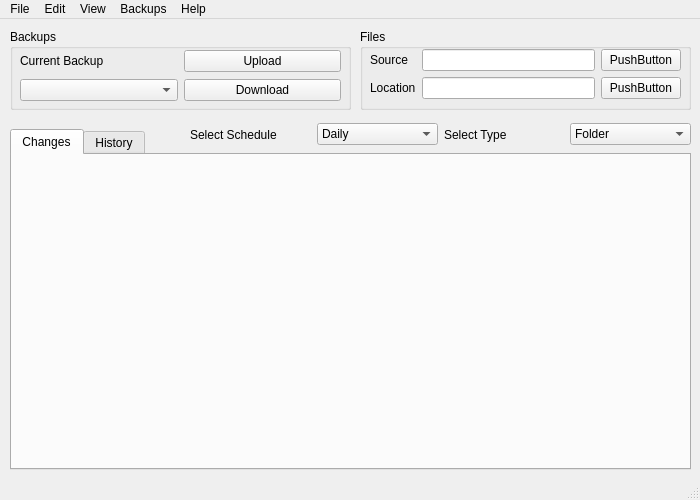
<?xml version="1.0" encoding="UTF-8"?>
<ui version="4.0">
 <class>main</class>
 <widget class="QMainWindow" name="main">
  <property name="geometry">
   <rect>
    <x>0</x>
    <y>0</y>
    <width>700</width>
    <height>500</height>
   </rect>
  </property>
  <property name="minimumSize">
   <size>
    <width>700</width>
    <height>500</height>
   </size>
  </property>
  <property name="maximumSize">
   <size>
    <width>700</width>
    <height>500</height>
   </size>
  </property>
  <property name="windowTitle">
   <string>MainWindow</string>
  </property>
  <property name="tabShape">
   <enum>QTabWidget::Rounded</enum>
  </property>
  <widget class="QWidget" name="centralwidget">
   <widget class="QGroupBox" name="groupBox">
    <property name="geometry">
     <rect>
      <x>360</x>
      <y>10</y>
      <width>331</width>
      <height>81</height>
     </rect>
    </property>
    <property name="title">
     <string>Files</string>
    </property>
    <widget class="QWidget" name="gridLayoutWidget">
     <property name="geometry">
      <rect>
       <x>10</x>
       <y>20</y>
       <width>311</width>
       <height>51</height>
      </rect>
     </property>
     <layout class="QGridLayout" name="gridLayout">
      <item row="0" column="0">
       <widget class="QLabel" name="label">
        <property name="text">
         <string>Source</string>
        </property>
       </widget>
      </item>
      <item row="0" column="1">
       <widget class="QLineEdit" name="lineEdit"/>
      </item>
      <item row="1" column="0">
       <widget class="QLabel" name="label_3">
        <property name="text">
         <string>Location</string>
        </property>
       </widget>
      </item>
      <item row="1" column="1">
       <widget class="QLineEdit" name="lineEdit_2"/>
      </item>
      <item row="0" column="2">
       <widget class="QPushButton" name="pushButton">
        <property name="text">
         <string>PushButton</string>
        </property>
       </widget>
      </item>
      <item row="1" column="2">
       <widget class="QPushButton" name="pushButton_2">
        <property name="text">
         <string>PushButton</string>
        </property>
       </widget>
      </item>
     </layout>
    </widget>
    <widget class="QLineEdit" name="lineEdit_3">
     <property name="geometry">
      <rect>
       <x>310</x>
       <y>110</y>
       <width>172</width>
       <height>20</height>
      </rect>
     </property>
    </widget>
   </widget>
   <widget class="QTabWidget" name="tabWidget">
    <property name="geometry">
     <rect>
      <x>10</x>
      <y>110</y>
      <width>681</width>
      <height>341</height>
     </rect>
    </property>
    <property name="currentIndex">
     <number>0</number>
    </property>
    <widget class="QWidget" name="tab">
     <attribute name="title">
      <string>Changes</string>
     </attribute>
    </widget>
    <widget class="QWidget" name="tab_2">
     <attribute name="title">
      <string>History</string>
     </attribute>
    </widget>
   </widget>
   <widget class="QGroupBox" name="groupBox_3">
    <property name="geometry">
     <rect>
      <x>10</x>
      <y>10</y>
      <width>341</width>
      <height>81</height>
     </rect>
    </property>
    <property name="title">
     <string>Backups</string>
    </property>
    <widget class="QWidget" name="gridLayoutWidget_3">
     <property name="geometry">
      <rect>
       <x>10</x>
       <y>20</y>
       <width>321</width>
       <height>54</height>
      </rect>
     </property>
     <layout class="QGridLayout" name="gridLayout_3">
      <item row="0" column="1">
       <widget class="QPushButton" name="pushButton_4">
        <property name="text">
         <string>Upload</string>
        </property>
       </widget>
      </item>
      <item row="1" column="1">
       <widget class="QPushButton" name="pushButton_3">
        <property name="text">
         <string>Download</string>
        </property>
       </widget>
      </item>
      <item row="1" column="0">
       <widget class="QComboBox" name="comboBox_3"/>
      </item>
      <item row="0" column="0">
       <widget class="QLabel" name="label_2">
        <property name="text">
         <string>Current Backup</string>
        </property>
       </widget>
      </item>
     </layout>
    </widget>
   </widget>
   <widget class="QWidget" name="horizontalLayoutWidget">
    <property name="geometry">
     <rect>
      <x>190</x>
      <y>100</y>
      <width>501</width>
      <height>31</height>
     </rect>
    </property>
    <layout class="QHBoxLayout" name="horizontalLayout">
     <item>
      <widget class="QLabel" name="label_4">
       <property name="text">
        <string>Select Schedule</string>
       </property>
      </widget>
     </item>
     <item>
      <widget class="QComboBox" name="comboBox">
       <item>
        <property name="text">
         <string>Daily</string>
        </property>
       </item>
       <item>
        <property name="text">
         <string>Weekly</string>
        </property>
       </item>
       <item>
        <property name="text">
         <string>Monthly</string>
        </property>
       </item>
       <item>
        <property name="text">
         <string>Every Save</string>
        </property>
       </item>
      </widget>
     </item>
     <item>
      <widget class="QLabel" name="label_5">
       <property name="text">
        <string>Select Type</string>
       </property>
      </widget>
     </item>
     <item>
      <widget class="QComboBox" name="comboBox_2">
       <item>
        <property name="text">
         <string>Folder</string>
        </property>
       </item>
       <item>
        <property name="text">
         <string>Changed Files</string>
        </property>
       </item>
      </widget>
     </item>
    </layout>
   </widget>
  </widget>
  <widget class="QMenuBar" name="menubar">
   <property name="geometry">
    <rect>
     <x>0</x>
     <y>0</y>
     <width>700</width>
     <height>21</height>
    </rect>
   </property>
   <widget class="QMenu" name="menuFile">
    <property name="title">
     <string>File</string>
    </property>
    <addaction name="actionNew"/>
    <addaction name="actionExisting"/>
    <addaction name="actionClone"/>
    <addaction name="actionOptions"/>
    <addaction name="actionExit"/>
   </widget>
   <widget class="QMenu" name="menuSettings">
    <property name="title">
     <string>Edit</string>
    </property>
    <addaction name="actionUndo"/>
    <addaction name="actionRedo"/>
    <addaction name="actionCut"/>
    <addaction name="actionCop"/>
    <addaction name="actionPaste"/>
    <addaction name="actionSelect_All"/>
    <addaction name="actionFind"/>
   </widget>
   <widget class="QMenu" name="menuView">
    <property name="title">
     <string>View</string>
    </property>
    <addaction name="actionChanges"/>
    <addaction name="actionHistory"/>
    <addaction name="actionBackup_List"/>
    <addaction name="actionDeveloper_Tools"/>
   </widget>
   <widget class="QMenu" name="menuBackups">
    <property name="title">
     <string>Backups</string>
    </property>
    <addaction name="actionPush"/>
    <addaction name="actionPull"/>
    <addaction name="actionFetch"/>
    <addaction name="actionRemove"/>
    <addaction name="actionView_on_Browser"/>
    <addaction name="actionShow_in_Explorer"/>
    <addaction name="actionSettings"/>
   </widget>
   <widget class="QMenu" name="menuHistory">
    <property name="title">
     <string>Help</string>
    </property>
    <addaction name="actionReport_Issue"/>
    <addaction name="actionContact_Support"/>
    <addaction name="actionShow_Keyboard_Shortcuts"/>
    <addaction name="actionShow_Logs"/>
    <addaction name="actionAbout"/>
   </widget>
   <addaction name="menuFile"/>
   <addaction name="menuSettings"/>
   <addaction name="menuView"/>
   <addaction name="menuBackups"/>
   <addaction name="menuHistory"/>
  </widget>
  <widget class="QStatusBar" name="statusbar"/>
  <action name="actionNew">
   <property name="text">
    <string>New</string>
   </property>
  </action>
  <action name="actionExisting">
   <property name="text">
    <string>Existing</string>
   </property>
  </action>
  <action name="actionClone">
   <property name="text">
    <string>Clone</string>
   </property>
  </action>
  <action name="actionOptions">
   <property name="text">
    <string>Options</string>
   </property>
  </action>
  <action name="actionExit">
   <property name="text">
    <string>Exit</string>
   </property>
  </action>
  <action name="actionUndo">
   <property name="text">
    <string>Undo</string>
   </property>
  </action>
  <action name="actionRedo">
   <property name="text">
    <string>Redo</string>
   </property>
  </action>
  <action name="actionCut">
   <property name="text">
    <string>Cut</string>
   </property>
  </action>
  <action name="actionCop">
   <property name="text">
    <string>Copy</string>
   </property>
  </action>
  <action name="actionPaste">
   <property name="text">
    <string>Paste</string>
   </property>
  </action>
  <action name="actionSelect_All">
   <property name="text">
    <string>Select All</string>
   </property>
  </action>
  <action name="actionFind">
   <property name="text">
    <string>Find</string>
   </property>
  </action>
  <action name="actionChanges">
   <property name="text">
    <string>Changes</string>
   </property>
  </action>
  <action name="actionHistory">
   <property name="text">
    <string>History</string>
   </property>
  </action>
  <action name="actionBackup_List">
   <property name="text">
    <string>Backup List</string>
   </property>
  </action>
  <action name="actionDeveloper_Tools">
   <property name="text">
    <string>Developer Tools</string>
   </property>
  </action>
  <action name="actionPush">
   <property name="text">
    <string>Push</string>
   </property>
  </action>
  <action name="actionPull">
   <property name="text">
    <string>Pull</string>
   </property>
  </action>
  <action name="actionFetch">
   <property name="text">
    <string>Fetch</string>
   </property>
  </action>
  <action name="actionRemove">
   <property name="text">
    <string>Remove</string>
   </property>
  </action>
  <action name="actionView_on_Browser">
   <property name="text">
    <string>View on Browser</string>
   </property>
  </action>
  <action name="actionShow_in_Explorer">
   <property name="text">
    <string>Show in Explorer</string>
   </property>
  </action>
  <action name="actionSettings">
   <property name="text">
    <string>Settings</string>
   </property>
  </action>
  <action name="actionReport_Issue">
   <property name="text">
    <string>Report Issue</string>
   </property>
  </action>
  <action name="actionContact_Support">
   <property name="text">
    <string>Contact Support</string>
   </property>
  </action>
  <action name="actionShow_Keyboard_Shortcuts">
   <property name="text">
    <string>Show Keyboard Shortcuts</string>
   </property>
  </action>
  <action name="actionShow_Logs">
   <property name="text">
    <string>Show Logs</string>
   </property>
  </action>
  <action name="actionAbout">
   <property name="text">
    <string>About</string>
   </property>
  </action>
 </widget>
 <resources/>
 <connections/>
</ui>
